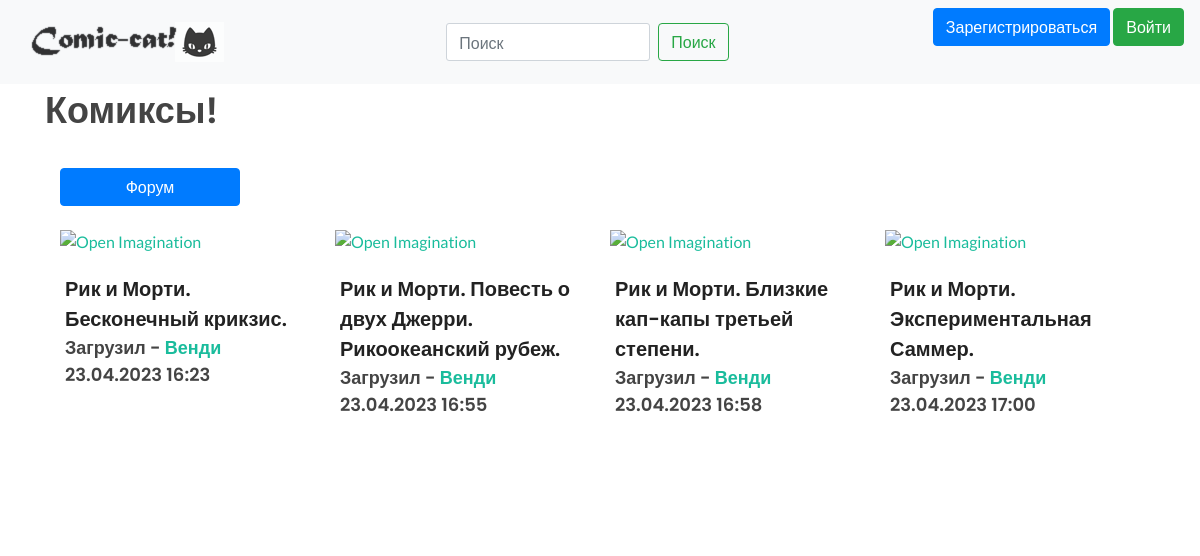
The page / on the database its author committed.
### data/comics.py (models this page shows)
class Comics(SqlAlchemyBase, SerializerMixin):
    __tablename__ = 'comics'
    id = sqlalchemy.Column(sqlalchemy.Integer,
                           primary_key=True, autoincrement=True)
    name = sqlalchemy.Column(sqlalchemy.String, nullable=True)
    namefind = sqlalchemy.Column(sqlalchemy.String, nullable=True)
    about = sqlalchemy.Column(sqlalchemy.String, nullable=True)
    cover = sqlalchemy.Column(sqlalchemy.String, nullable=True)
    created_date = sqlalchemy.Column(sqlalchemy.DateTime,
                                     default=datetime.datetime.now)
    user_id = sqlalchemy.Column(sqlalchemy.Integer,
                                sqlalchemy.ForeignKey("users.id"))
    genres_id = sqlalchemy.Column(sqlalchemy.Integer,
                                sqlalchemy.ForeignKey("genres.id"))
    user = orm.relationship('User')
    genres = orm.relationship('Genres')

### data/users.py (models this page shows, shortened)
class User(SqlAlchemyBase, UserMixin, SerializerMixin):
    __tablename__ = 'users'
    id = sqlalchemy.Column(sqlalchemy.Integer,
                           primary_key=True, autoincrement=True)
    name = sqlalchemy.Column(sqlalchemy.String, nullable=True)
    about = sqlalchemy.Column(sqlalchemy.String, nullable=True)
    email = sqlalchemy.Column(sqlalchemy.String,
                              index=True, unique=True, nullable=True)
    hashed_password = sqlalchemy.Column(sqlalchemy.String, nullable=True)
    created_date = sqlalchemy.Column(sqlalchemy.DateTime,
                                     default=datetime.datetime.now)
    comics = orm.relationship("Comics", back_populates='user')
    discussions = orm.relationship("Discussions", back_populates='user')
    posts = orm.relationship("Posts", back_populates='user')
    reviews = orm.relationship("Reviews", back_populates='user')

### main.py (the view)
@app.route("/")
def index():
    db_sess = db_session.create_session()
    comics = db_sess.query(Comics)
    return render_template("main_page.html", comics=comics)

### data/db_session.py (called while the page is built)
def create_session() -> Session:
    global __factory
    return __factory()

### templates/main_page.html (shortened to what this page needs)
{% extends "base.html" %}
{% block content %}
<h1>Комиксы!</h1>
<div class="col-12">
	<a class="btn btn-primary col-2" href="/discussions">Форум</a>
</div><br>
<div class="container" style = "dispaly: none;">
	<div id="oc-portfolio" class="owl-carousel portfolio-carousel carousel-widget owl-loaded owl-drag" data-pagi="false" data-items-xs="1" data-items-sm="2" data-items-md="3" data-items-lg="4">
		<div id = "maincarusel" class="owl-stage-outer" >
			<div class="owl-stage" style="transform: translate3d(0px, 0px, 0px); transition: all 0s ease 0s; width: 1900px;">
				{% for item in comics%}
				<div class="owl-item active" style="width: 217.5px; margin-right: 20px;">
					<div class="portfolio-item">
						<div class="portfolio-image">
							<a href="portfolio-single.html">
							</a>
							<div class="bg-overlay">
							</div>
						</div>
						<div class="portfolio-desc">
							<h3><a href="/comics/{{ item.id }}">{{item.name}}</a></h3>
							<h4>Загрузил - <a href="/users/{{ item.user.id }}"> {{item.user.name}}</a><br>{{item.created_date.strftime('%d.%m.%Y %H:%M')}}</h4>
						</div>
					</div>
				</div>
			{% endfor %}
			</div>
		</div>
	</div>
</div>
{% endblock %}

### rows shown on the page
Comics: name "Рик и Морти. Бесконечный крикзис.", user.name "Венди", created_date "23.04.2023 16:23"
Comics: name "Рик и Морти. Повесть о двух Джерри. Рикоокеанский рубеж.", user.name "Венди", created_date "23.04.2023 16:55"
Comics: name "Рик и Морти. Близкие кап-капы третьей степени.", user.name "Венди", created_date "23.04.2023 16:58"
Comics: name "Рик и Морти. Экспериментальная Саммер.", user.name "Венди", created_date "23.04.2023 17:00"
